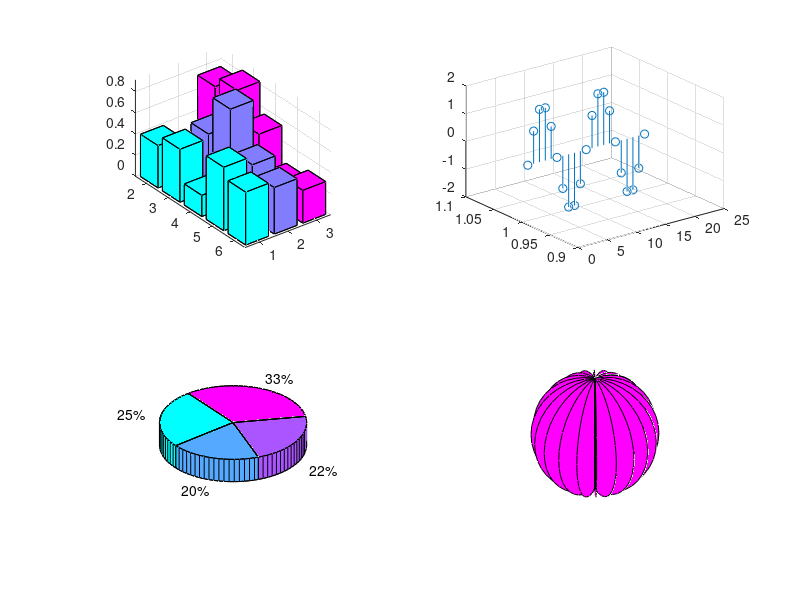

MATLAB code for this plot:
x=2:6;
y=[0.4,0.5,0.2,0.6,0.5;0.22,0.54,0.91,0.52,0.44;0.75,0.85,0.57,0.24,0.31];
subplot(2,2,1);
bar3(x,y');
colormap('cool');
subplot(2,2,2);
y=2*sin(2*(0:pi/10:2*pi));
stem3(y);
subplot(2,2,3);
pie3([2347,1827,2043,3025]);
subplot(2,2,4);
[X,Y,Z]=sphere(20);
fill3(X,Y,Z,'m');
axis equal;
grid off;
axis off;